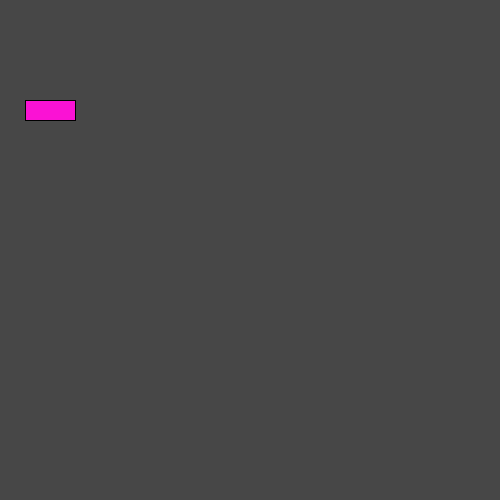
Frame 1 (no input)
Frame 60 (the mouse pressed at the canvas centre just before this capture): identical to frame 1, image omitted
Frame 120 (the mouse held since frame 60 and released just before this capture): identical to frame 1, image omitted

The Processing sketch that drew this single still picture (run headless with seeded random() and noise(); from frame 60 on, the mouse is pressed at the canvas centre):

// Processing sketch: PTut
// ── PTut.pde
// Global variables
player p = new player();
bomb b = new bomb();
controller c = new controller();


void setup() {
  size(500, 500);
}
void draw() {
  background(71);
  b.bombTest();
  c.control();
  p.display(100);
}
// ── Controller.pde
class controller {  

  void control() {
    if (keyPressed) {
      // Player go Right
      if (keyCode == RIGHT && p.chopX < 450) {
        p.chopX = p.chopX + 10;
      }
      // Player go Left
      if (keyCode == LEFT && p.chopX > 0) {
        p.chopX = p.chopX - 10;
      }

      // Drop bomb
      if (keyCode == DOWN && b.bombLive2 == 0) {
        b.bombLive++;
        b.bombX = p.chopX;
      }
    }
  }
}
// ── DropBomb.pde
class bomb {
  int bombLive = 0;
  int bombLive2 = 0;
  int bombHeight = 45;
  float bombPlacementY = 100 + p.chopSizeY;
  float bombX;


  // run the intire bomb thing
  void bombTest() {
    if (bombLive > 0) {
      bombLive2 = 1;
      physics();
      display();
    }
  }
  // make sure the bomb falls
  void physics() {
    bombPlacementY = bombPlacementY + 1;
    if (bombPlacementY > 499) {
      bombLive = 0;
      bombLive2 = 0;
      bombPlacementY = 100 + p.chopSizeY;
    }
  }
  // displays the bomb
  void display() {    
    // the white bullet
    pushStyle();
    noStroke();
    ellipse(b.bombX + p.chopSizeX/2, bombPlacementY, 15, bombHeight);
    popStyle();
    // the invisible box
    pushStyle();
    noStroke();
    fill(71);
    rect(b.bombX + p.chopSizeX/2 - 15, bombPlacementY, 30, -40);
    popStyle();
  }
}
// ── player.pde
class player {
  float chopSizeX = 50;
  float chopSizeY = 20;
  float chopX = width/2 - chopSizeX/2; 



  // displays the player
  void display(float chopHeight) {
    pushStyle();
    fill(250, 18, 212);
    rect(chopX, chopHeight, chopSizeX, chopSizeY);
    popStyle();
  }
}
